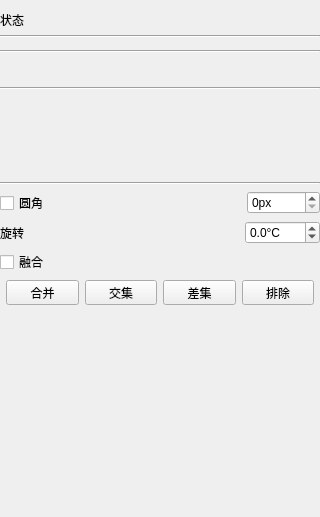
<?xml version="1.0" encoding="UTF-8"?>
<ui version="4.0">
 <class>GroupPropertyForm</class>
 <widget class="QWidget" name="GroupPropertyForm">
  <property name="geometry">
   <rect>
    <x>0</x>
    <y>0</y>
    <width>320</width>
    <height>517</height>
   </rect>
  </property>
  <property name="sizePolicy">
   <sizepolicy hsizetype="Minimum" vsizetype="Fixed">
    <horstretch>0</horstretch>
    <verstretch>0</verstretch>
   </sizepolicy>
  </property>
  <property name="windowTitle">
   <string>Form</string>
  </property>
  <layout class="QVBoxLayout" name="verticalLayout" stretch="0,0,0,0,0,0,0,0,0,0,0,0,0">
   <property name="spacing">
    <number>6</number>
   </property>
   <property name="sizeConstraint">
    <enum>QLayout::SizeConstraint::SetNoConstraint</enum>
   </property>
   <property name="leftMargin">
    <number>0</number>
   </property>
   <property name="rightMargin">
    <number>0</number>
   </property>
   <property name="bottomMargin">
    <number>0</number>
   </property>
   <item>
    <layout class="QHBoxLayout" name="horizontalLayout_3" stretch="1,5">
     <property name="sizeConstraint">
      <enum>QLayout::SizeConstraint::SetNoConstraint</enum>
     </property>
     <item>
      <widget class="QLabel" name="label_2">
       <property name="sizePolicy">
        <sizepolicy hsizetype="Preferred" vsizetype="Fixed">
         <horstretch>0</horstretch>
         <verstretch>0</verstretch>
        </sizepolicy>
       </property>
       <property name="text">
        <string>状态</string>
       </property>
      </widget>
     </item>
     <item>
      <widget class="BIComboBox" name="stateBox">
       <property name="sizePolicy">
        <sizepolicy hsizetype="Preferred" vsizetype="Fixed">
         <horstretch>0</horstretch>
         <verstretch>0</verstretch>
        </sizepolicy>
       </property>
      </widget>
     </item>
    </layout>
   </item>
   <item>
    <widget class="Line" name="line_4">
     <property name="orientation">
      <enum>Qt::Orientation::Horizontal</enum>
     </property>
    </widget>
   </item>
   <item>
    <widget class="PosProperty" name="posProperty">
     <property name="sizePolicy">
      <sizepolicy hsizetype="MinimumExpanding" vsizetype="Minimum">
       <horstretch>0</horstretch>
       <verstretch>0</verstretch>
      </sizepolicy>
     </property>
     <property name="minimumSize">
      <size>
       <width>0</width>
       <height>0</height>
      </size>
     </property>
     <property name="aspectRatio">
      <bool>true</bool>
     </property>
    </widget>
   </item>
   <item>
    <widget class="Line" name="line_2">
     <property name="orientation">
      <enum>Qt::Orientation::Horizontal</enum>
     </property>
    </widget>
   </item>
   <item>
    <widget class="LineProperty" name="lineProperty">
     <property name="sizePolicy">
      <sizepolicy hsizetype="Preferred" vsizetype="Minimum">
       <horstretch>0</horstretch>
       <verstretch>0</verstretch>
      </sizepolicy>
     </property>
     <property name="minimumSize">
      <size>
       <width>0</width>
       <height>22</height>
      </size>
     </property>
     <property name="maximumSize">
      <size>
       <width>16777215</width>
       <height>22</height>
      </size>
     </property>
     <property name="showLine">
      <bool>false</bool>
     </property>
    </widget>
   </item>
   <item>
    <widget class="Line" name="line">
     <property name="sizePolicy">
      <sizepolicy hsizetype="Preferred" vsizetype="Fixed">
       <horstretch>0</horstretch>
       <verstretch>0</verstretch>
      </sizepolicy>
     </property>
     <property name="frameShadow">
      <enum>QFrame::Shadow::Sunken</enum>
     </property>
     <property name="lineWidth">
      <number>1</number>
     </property>
     <property name="orientation">
      <enum>Qt::Orientation::Horizontal</enum>
     </property>
    </widget>
   </item>
   <item>
    <widget class="FillProperty" name="fillProperty">
     <property name="sizePolicy">
      <sizepolicy hsizetype="MinimumExpanding" vsizetype="Minimum">
       <horstretch>0</horstretch>
       <verstretch>0</verstretch>
      </sizepolicy>
     </property>
     <property name="minimumSize">
      <size>
       <width>0</width>
       <height>80</height>
      </size>
     </property>
     <property name="maximumSize">
      <size>
       <width>16777215</width>
       <height>80</height>
      </size>
     </property>
     <property name="fill" stdset="0">
      <bool>true</bool>
     </property>
    </widget>
   </item>
   <item>
    <widget class="Line" name="line_3">
     <property name="orientation">
      <enum>Qt::Orientation::Horizontal</enum>
     </property>
    </widget>
   </item>
   <item>
    <layout class="QHBoxLayout" name="horizontalLayout">
     <property name="spacing">
      <number>6</number>
     </property>
     <property name="sizeConstraint">
      <enum>QLayout::SizeConstraint::SetNoConstraint</enum>
     </property>
     <property name="topMargin">
      <number>0</number>
     </property>
     <property name="bottomMargin">
      <number>0</number>
     </property>
     <item>
      <widget class="QCheckBox" name="roundChecked">
       <property name="sizePolicy">
        <sizepolicy hsizetype="Minimum" vsizetype="Fixed">
         <horstretch>0</horstretch>
         <verstretch>0</verstretch>
        </sizepolicy>
       </property>
       <property name="text">
        <string>圆角</string>
       </property>
      </widget>
     </item>
     <item>
      <spacer name="horizontalSpacer">
       <property name="orientation">
        <enum>Qt::Orientation::Horizontal</enum>
       </property>
       <property name="sizeHint" stdset="0">
        <size>
         <width>40</width>
         <height>20</height>
        </size>
       </property>
      </spacer>
     </item>
     <item>
      <widget class="QSpinBox" name="roundSize">
       <property name="sizePolicy">
        <sizepolicy hsizetype="Minimum" vsizetype="Fixed">
         <horstretch>0</horstretch>
         <verstretch>0</verstretch>
        </sizepolicy>
       </property>
       <property name="suffix">
        <string>px</string>
       </property>
       <property name="maximum">
        <number>65536</number>
       </property>
      </widget>
     </item>
    </layout>
   </item>
   <item>
    <layout class="QHBoxLayout" name="horizontalLayout_2">
     <property name="sizeConstraint">
      <enum>QLayout::SizeConstraint::SetNoConstraint</enum>
     </property>
     <property name="topMargin">
      <number>0</number>
     </property>
     <property name="bottomMargin">
      <number>0</number>
     </property>
     <item>
      <widget class="QLabel" name="label">
       <property name="text">
        <string>旋转</string>
       </property>
      </widget>
     </item>
     <item>
      <spacer name="horizontalSpacer_2">
       <property name="orientation">
        <enum>Qt::Orientation::Horizontal</enum>
       </property>
       <property name="sizeHint" stdset="0">
        <size>
         <width>40</width>
         <height>20</height>
        </size>
       </property>
      </spacer>
     </item>
     <item>
      <widget class="QDoubleSpinBox" name="rotation">
       <property name="suffix">
        <string>°C</string>
       </property>
       <property name="decimals">
        <number>1</number>
       </property>
       <property name="minimum">
        <double>-360.000000000000000</double>
       </property>
       <property name="maximum">
        <double>360.000000000000000</double>
       </property>
      </widget>
     </item>
    </layout>
   </item>
   <item>
    <widget class="QCheckBox" name="mergeCheck">
     <property name="text">
      <string>融合</string>
     </property>
    </widget>
   </item>
   <item>
    <widget class="QWidget" name="mergeOptions" native="true">
     <property name="sizePolicy">
      <sizepolicy hsizetype="Ignored" vsizetype="Fixed">
       <horstretch>0</horstretch>
       <verstretch>0</verstretch>
      </sizepolicy>
     </property>
     <layout class="QHBoxLayout" name="horizontalLayout_4">
      <property name="sizeConstraint">
       <enum>QLayout::SizeConstraint::SetNoConstraint</enum>
      </property>
      <property name="leftMargin">
       <number>6</number>
      </property>
      <property name="topMargin">
       <number>0</number>
      </property>
      <property name="rightMargin">
       <number>6</number>
      </property>
      <property name="bottomMargin">
       <number>6</number>
      </property>
      <item>
       <widget class="QToolButton" name="unit">
        <property name="sizePolicy">
         <sizepolicy hsizetype="Preferred" vsizetype="Fixed">
          <horstretch>0</horstretch>
          <verstretch>0</verstretch>
         </sizepolicy>
        </property>
        <property name="toolTip">
         <string>合并</string>
        </property>
        <property name="text">
         <string>合并</string>
        </property>
        <property name="icon">
         <iconset>
          <normaloff>icons/shapes_unite.svg</normaloff>icons/shapes_unite.svg</iconset>
        </property>
        <property name="checkable">
         <bool>true</bool>
        </property>
        <property name="autoExclusive">
         <bool>true</bool>
        </property>
        <property name="toolButtonStyle">
         <enum>Qt::ToolButtonStyle::ToolButtonTextBesideIcon</enum>
        </property>
       </widget>
      </item>
      <item>
       <widget class="QToolButton" name="intersect">
        <property name="sizePolicy">
         <sizepolicy hsizetype="Preferred" vsizetype="Fixed">
          <horstretch>0</horstretch>
          <verstretch>0</verstretch>
         </sizepolicy>
        </property>
        <property name="toolTip">
         <string>交集</string>
        </property>
        <property name="text">
         <string>交集</string>
        </property>
        <property name="icon">
         <iconset>
          <normaloff>icons/shapes_intersect.svg</normaloff>icons/shapes_intersect.svg</iconset>
        </property>
        <property name="checkable">
         <bool>true</bool>
        </property>
        <property name="autoExclusive">
         <bool>true</bool>
        </property>
        <property name="toolButtonStyle">
         <enum>Qt::ToolButtonStyle::ToolButtonTextBesideIcon</enum>
        </property>
       </widget>
      </item>
      <item>
       <widget class="QToolButton" name="subtract">
        <property name="sizePolicy">
         <sizepolicy hsizetype="Preferred" vsizetype="Fixed">
          <horstretch>0</horstretch>
          <verstretch>0</verstretch>
         </sizepolicy>
        </property>
        <property name="toolTip">
         <string>差集</string>
        </property>
        <property name="text">
         <string>差集</string>
        </property>
        <property name="icon">
         <iconset>
          <normaloff>icons/shapes_minus_back.svg</normaloff>icons/shapes_minus_back.svg</iconset>
        </property>
        <property name="checkable">
         <bool>true</bool>
        </property>
        <property name="autoExclusive">
         <bool>true</bool>
        </property>
        <property name="toolButtonStyle">
         <enum>Qt::ToolButtonStyle::ToolButtonTextBesideIcon</enum>
        </property>
       </widget>
      </item>
      <item>
       <widget class="QToolButton" name="exclude">
        <property name="sizePolicy">
         <sizepolicy hsizetype="Preferred" vsizetype="Fixed">
          <horstretch>0</horstretch>
          <verstretch>0</verstretch>
         </sizepolicy>
        </property>
        <property name="toolTip">
         <string>排除</string>
        </property>
        <property name="text">
         <string>排除</string>
        </property>
        <property name="icon">
         <iconset>
          <normaloff>icons/shapes_exclude.svg</normaloff>icons/shapes_exclude.svg</iconset>
        </property>
        <property name="checkable">
         <bool>true</bool>
        </property>
        <property name="autoExclusive">
         <bool>true</bool>
        </property>
        <property name="toolButtonStyle">
         <enum>Qt::ToolButtonStyle::ToolButtonTextBesideIcon</enum>
        </property>
       </widget>
      </item>
     </layout>
    </widget>
   </item>
   <item>
    <spacer name="verticalSpacer">
     <property name="orientation">
      <enum>Qt::Orientation::Vertical</enum>
     </property>
     <property name="sizeType">
      <enum>QSizePolicy::Policy::Expanding</enum>
     </property>
     <property name="sizeHint" stdset="0">
      <size>
       <width>20</width>
       <height>20</height>
      </size>
     </property>
    </spacer>
   </item>
  </layout>
 </widget>
 <customwidgets>
  <customwidget>
   <class>LineProperty</class>
   <extends>QWidget</extends>
   <header>lineproperty.h</header>
  </customwidget>
  <customwidget>
   <class>FillProperty</class>
   <extends>QWidget</extends>
   <header>fillproperty.h</header>
  </customwidget>
  <customwidget>
   <class>PosProperty</class>
   <extends>QWidget</extends>
   <header>posproperty.h</header>
  </customwidget>
  <customwidget>
   <class>BIComboBox</class>
   <extends>QWidget</extends>
   <header>bicombobox.h</header>
  </customwidget>
 </customwidgets>
 <resources/>
 <connections/>
</ui>
